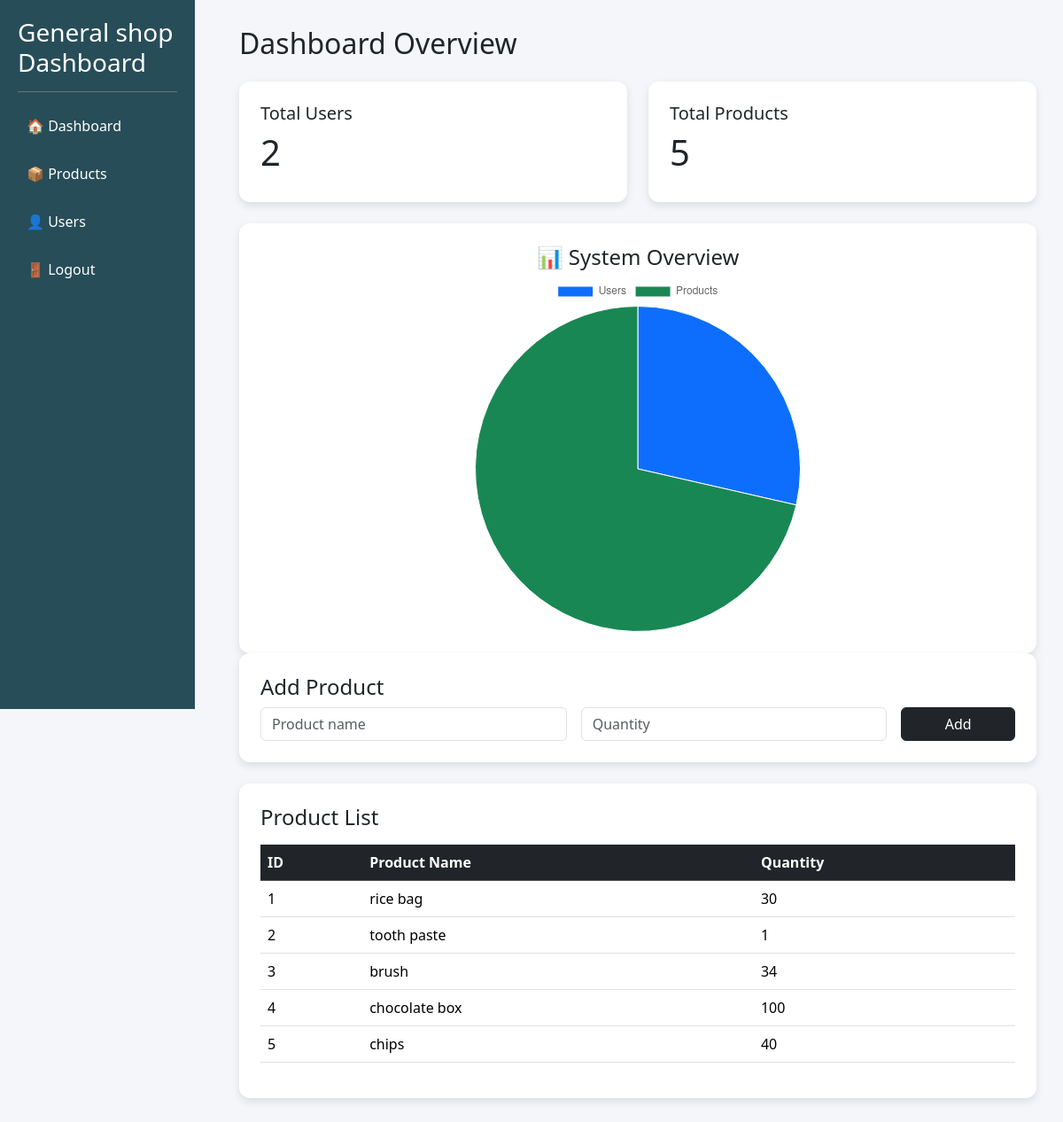
The app's page /dashboard (signed in) with its own data.
### tables this page shows
CREATE TABLE products(
        id INTEGER PRIMARY KEY AUTOINCREMENT,
        name TEXT NOT NULL,
        quantity INTEGER NOT NULL
    );

### app.py (the view)
@app.route("/dashboard")
def dashboard():
    if "user" not in session:
        return redirect("/")
    conn = get_db()
    total_users = conn.execute(
        "SELECT COUNT(*) FROM users"
    ).fetchone()[0]
    total_products = conn.execute(
        "SELECT COUNT(*) FROM products"
    ).fetchone()[0]
    products = conn.execute(
        "SELECT * FROM products"
    ).fetchall()
    conn.close()
    return render_template(
        "dashboard.html",
        users=total_users,
        products_count=total_products,
        products=products
    )

### app.py (called while the page is built)
def get_db():
    conn = sqlite3.connect("database.db")
    conn.row_factory = sqlite3.Row
    return conn

### templates/dashboard.html (shortened to what this page needs)
<!DOCTYPE html>
<html>
<head>
    <link href="https://cdn.jsdelivr.net/npm/bootstrap@5.3.2/dist/css/bootstrap.min.css" rel="stylesheet">
</head>
<body>
<div class="sidebar">
    <h3>General shop Dashboard</h3>
    <hr>
    <a href="/dashboard">🏠 Dashboard</a>
    <a href="/products">📦 Products</a>
    <a href="/users">👤 Users</a>
    <a href="/logout">🚪 Logout</a>
</div>
<div class="content">
    <h2 class="mb-4">Dashboard Overview</h2>
    <div class="row mb-4">
        <div class="col-md-6">
            <div class="card p-4">
                <h5>Total Users</h5>
                <h1>{{users}}</h1>
            </div>
        </div>
        <div class="col-md-6">
            <div class="card p-4">
                <h5>Total Products</h5>
                <h1>{{products_count}}</h1>
            </div>
        </div>
    </div>
<div class="card p-4 mt-4 text-center">
    <h4>📊 System Overview</h4>
    <div style="width:400px; margin:auto;">
        <canvas id="pieChart"></canvas>
    </div>
</div>
    <div class="card p-4 mb-4">
        <h4>Add Product</h4>
        <form action="/add" method="post" class="row g-3">
            <div class="col-md-5">
                <input class="form-control" name="name" placeholder="Product name">
            </div>
            <div class="col-md-5">
                <input class="form-control" name="quantity" placeholder="Quantity">
            </div>
            <div class="col-md-2">
                <button class="btn btn-dark w-100">Add</button>
            </div>
        </form>
    </div>
   <div class="card p-4">
    <h4 class="mb-3">Product List</h4>
    {% if products %}
    <table class="table table-hover align-middle">
        <thead class="table-dark">
            <tr>
                <th>ID</th>
                <th>Product Name</th>
                <th>Quantity</th>
            </tr>
        </thead>
        <tbody>
            {% for p in products %}
            <tr>
                <td>{{ p.id }}</td>
                <td>{{ p.name }}</td>
                <td>{{ p.quantity }}</td>
            </tr>
            {% endfor %}
        </tbody>
    </table>
    {% else %}
        <p class="text-muted">No products added yet.</p>
    {% endif %}
</div>
</div>
<script>
const ctx = document.getElementById('pieChart');
new Chart(ctx, {
    type: 'pie',
    data: {
        labels: ['Users', 'Products'],
        datasets: [{
            data: [
                {{ users }},
                {{ products_count }}
            ],
            backgroundColor: [
                '#0d6efd',
                '#198754'
            ],
            borderWidth: 1
        }]
    },
    options: {
        responsive: true
    }
});
</script>
</body>
</html>

### templates/dashboard.html (style rules this page uses)
body { background:#f4f6f9; }
.sidebar { height:100vh; background:#274d58; color:rgb(255, 255, 255); padding:20px; position:fixed; width:220px; }
.sidebar a { color:white; text-decoration:none; display:block; padding:10px; margin:10px 0; border-radius:6px; }
.content { margin-left:240px; padding:30px; }
.card { border:none; border-radius:12px; box-shadow:0 4px 10px rgba(0,0,0,0.1); }

### records on screen
products: id "1", name "rice bag", quantity "30"
products: id "2", name "tooth paste", quantity "1"
products: id "3", name "brush", quantity "34"
products: id "4", name "chocolate box", quantity "100"
products: id "5", name "chips", quantity "40"

### other values on screen
{{ users }} "2"
{{ products_count }} "5"
chart data {{ users }} 2
chart data {{ products_count }} 5
